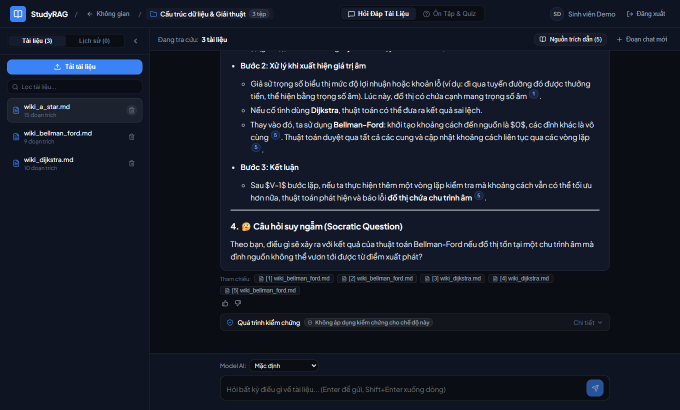
#> input picture assets/chat.png, 1360 x 820 px (shown at 1/2 size)
$ python -i ocr.py   (imports and definitions only)
#> lines starting #> are read from the running program, lines starting #| are printed output that depends on the picture; after the words box and inside, x2 and y2 are one past the last pixel; in counts of white or black regions, pixels touching at a corner belong together
#> further down, picture is the input picture: PIL image 1360x820 RGB; mean R, G, B 22.2, 27.5, 40.2
"""
app/ingestion/ocr.py

OCR fallback cho các trang PDF dạng scan / không có text layer, hoặc ảnh
upload trực tiếp.

Thiết kế:
- Dùng `pytesseract.image_to_data` (thay vì `image_to_string`) để lấy
  confidence theo từng token -> tính confidence trung bình cho cả trang.
  Caller (parsers.py) dùng giá trị này để quyết định có gắn cờ "cần review
  thủ công" hay không, thay vì âm thầm đẩy text rác vào index.
- Tiền xử lý ảnh bằng Pillow (grayscale + upscale nếu ảnh nhỏ). Nếu
  OpenCV có sẵn trong môi trường, dùng thêm adaptive threshold để tăng độ
  chính xác cho ảnh scan chất lượng thấp — nhưng đây là optional dependency,
  không bắt buộc phải cài để module chạy được.
- `lang="vie"` mặc định theo yêu cầu. Với tài liệu song ngữ (thuật ngữ
  tiếng Anh xen kẽ), có thể gọi `ocr_page_image(..., lang="vie+eng")` nếu
  đã cài traineddata tương ứng.
"""
from __future__ import annotations

import io
import logging
import re
from dataclasses import dataclass

from PIL import Image, ImageOps

logger = logging.getLogger(__name__)

try:
    import pytesseract
    _HAS_PYTESSERACT = True
except ImportError:  # pragma: no cover
    pytesseract = None
    _HAS_PYTESSERACT = False

try:
    import cv2  # type: ignore
    import numpy as np  # type: ignore

    _HAS_CV2 = True
except ImportError:  # OpenCV là optional — fallback về tiền xử lý bằng Pillow
    _HAS_CV2 = False


# Dưới ngưỡng này, kết quả OCR nên được coi là không đáng tin cậy. Caller
# (parsers.py) sẽ gắn cờ "cần review thủ công" thay vì đẩy thẳng vào index
# retrieval, vì text rác trong index còn tệ hơn là thiếu 1 trang.
OCR_MIN_CONFIDENCE = 40.0

# Nếu cạnh ngắn hơn mức này (px), tesseract thường nhận diện kém với font
# nhỏ -> upscale trước khi OCR để cải thiện độ chính xác.
_MIN_DIMENSION_PX = 1500


class OCRError(RuntimeError):
    """OCR không chạy được (thiếu binary, thiếu traineddata, ảnh hỏng, ...)."""


@dataclass
class OCRResult:
    text: str
    confidence: float          # 0-100, trung bình confidence các token nhận diện được
    word_count: int
    low_confidence: bool       # True nếu confidence < OCR_MIN_CONFIDENCE


def _preprocess(image: Image.Image) -> Image.Image:
    """Grayscale + upscale nếu ảnh nhỏ + (nếu có cv2) adaptive threshold."""
    image = ImageOps.exif_transpose(image)  # tránh ảnh bị xoay sai do metadata EXIF
    image = image.convert("L")  # grayscale — tesseract hoạt động tốt hơn trên ảnh xám
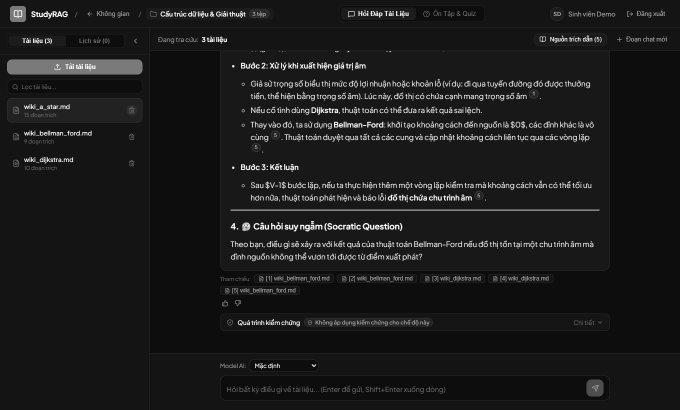
#> image: PIL image 1360x820 L (shown at 1/2 size); min 10, max 255, mean 27.4

    width, height = image.size
#> width = 1360; height = 820
    scale = max(1.0, _MIN_DIMENSION_PX / max(1, min(width, height)))
#> scale = 1.83
    if scale > 1.0:
        image = image.resize((int(width * scale), int(height * scale)), Image.LANCZOS)
#> image: PIL image 2487x1500 L

    if not _HAS_CV2:
        return image

    arr = np.array(image)
    arr = cv2.adaptiveThreshold(
        arr, 255, cv2.ADAPTIVE_THRESH_GAUSSIAN_C, cv2.THRESH_BINARY, 31, 11
    )
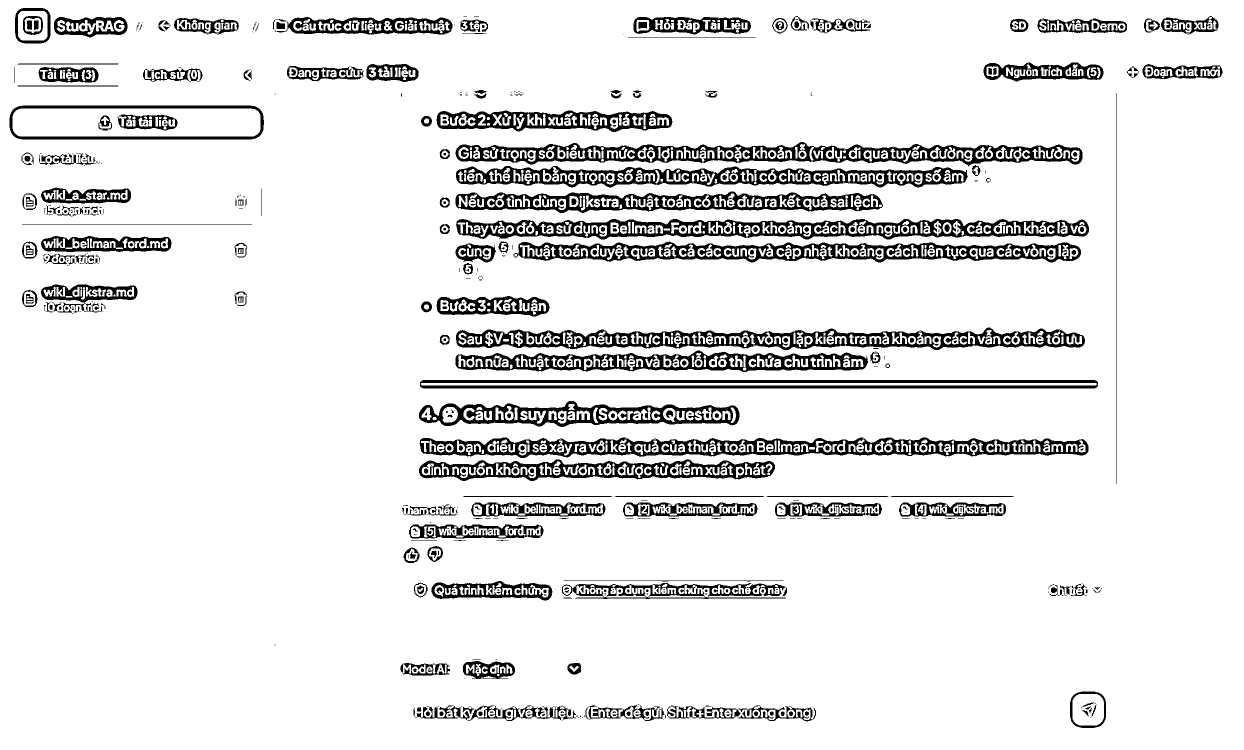
#> arr: shape (1500, 2487) (shown at 1/2 size); 90.4% white; 849 black regions (378 under 20 px), largest, box (x1, y1, x2, y2) and area: (839, 875, 2177, 916) 24758, (912, 655, 2170, 700) 23875, (912, 438, 2178, 479) 23510
    return Image.fromarray(arr)


# [84 lines left out: function ocr_page_image, not called in this run]

>>> from PIL import Image
>>> picture = Image.open('../../assets/chat.png')
>>> result = _preprocess(picture)

$ run again, on assets/citation.png
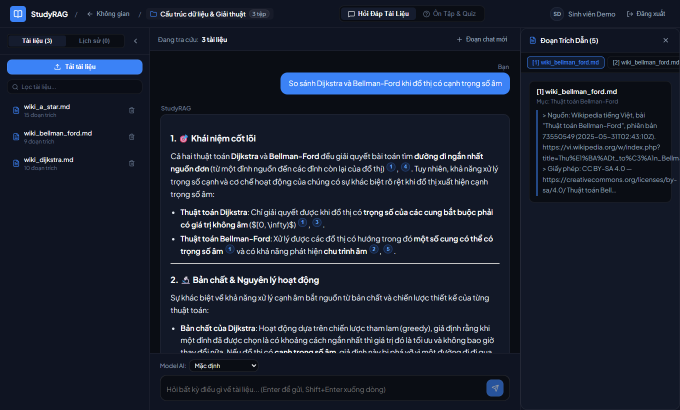
#> input picture assets/citation.png, 1360 x 820 px (shown at 1/2 size)
#> picture is the input picture: PIL image 1360x820 RGB; mean R, G, B 24.9, 31.7, 47.3
#> in _preprocess, `image = image.resize((int(width * scale), int(height * scale)), Image...`:
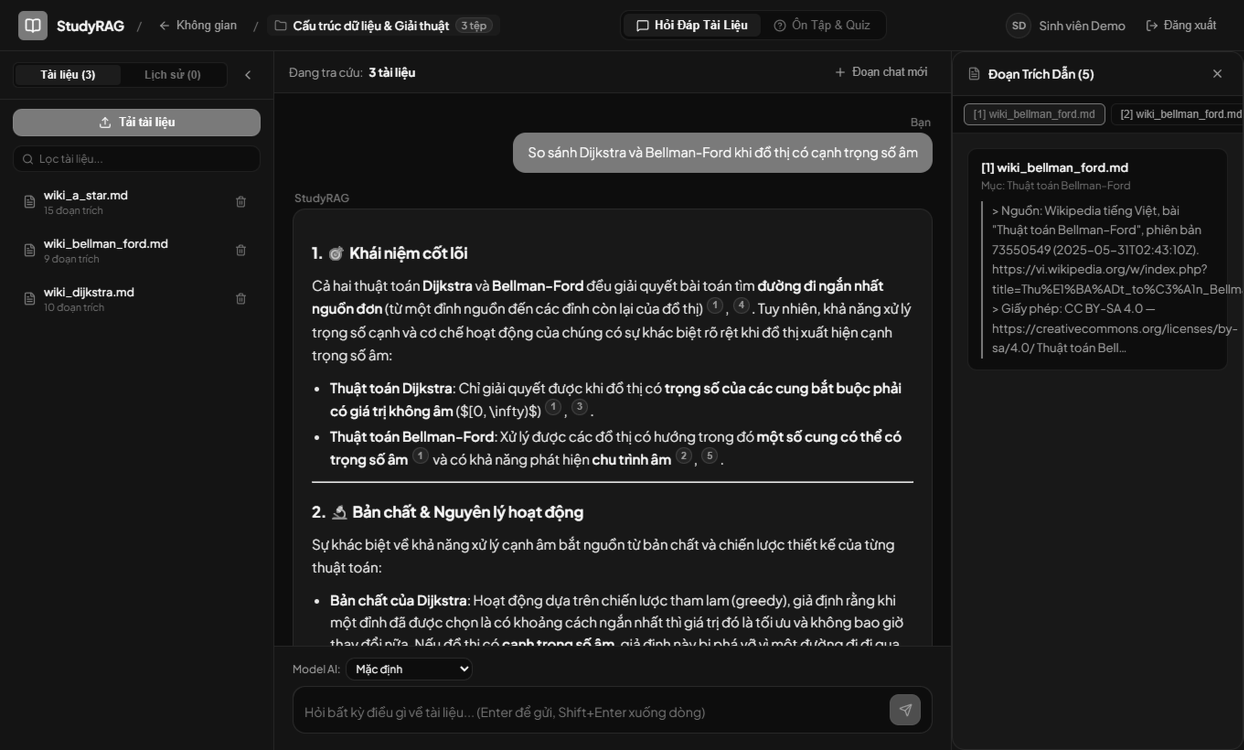
#> image: PIL image 2487x1500 L (shown at 1/2 size); min 0, max 255, mean 31.4
#> in _preprocess, `arr = cv2.adaptiveThreshold( arr, 255, cv2.ADAPTIVE_THRESH_GAUSSIAN_C,..`:
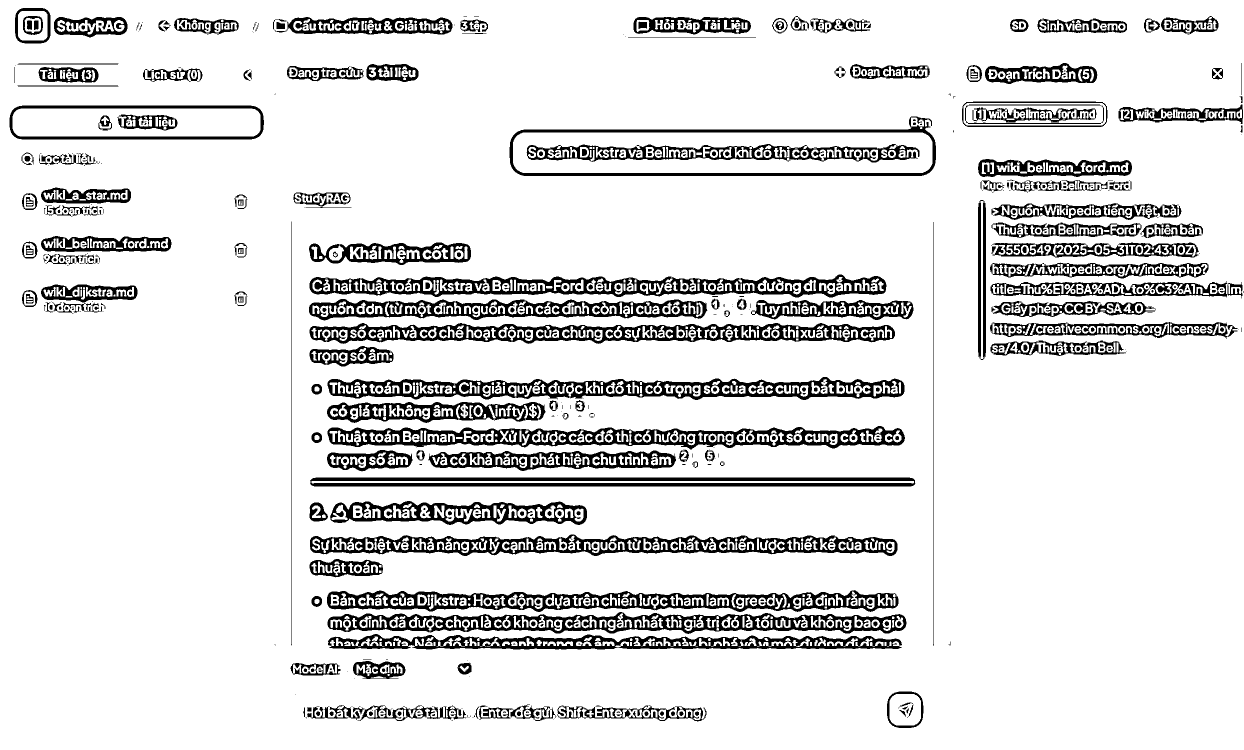
#> arr: shape (1500, 2487) (shown at 1/2 size); 87.9% white; 901 black regions (378 under 20 px), largest, box (x1, y1, x2, y2) and area: (655, 754, 1809, 800) 22826, (655, 852, 1810, 900) 22471, (620, 1069, 1795, 1112) 22447

$ run again, on assets/quiz.png
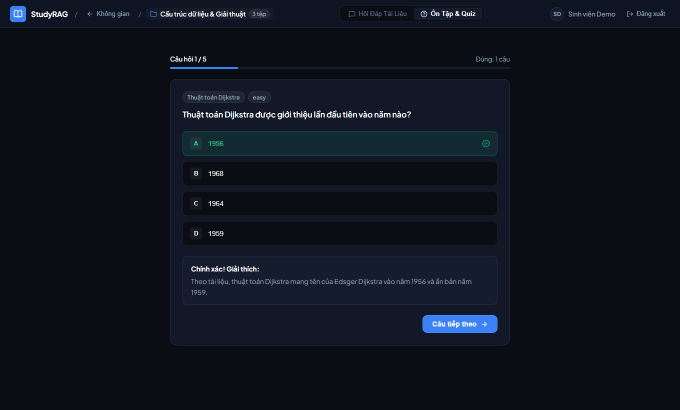
#> input picture assets/quiz.png, 1360 x 820 px (shown at 1/2 size)
#> picture is the input picture: PIL image 1360x820 RGB; mean R, G, B 14.6, 19.5, 29.4
#> in _preprocess, `image = image.resize((int(width * scale), int(height * scale)), Image...`:
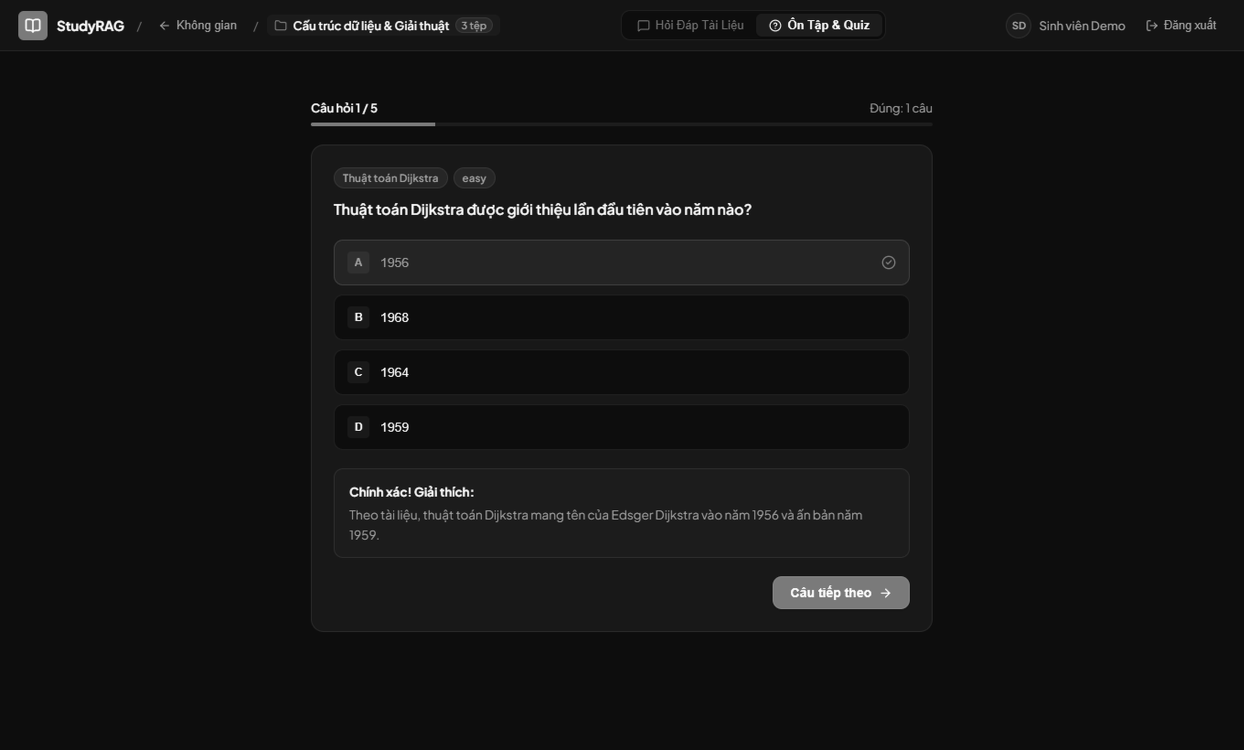
#> image: PIL image 2487x1500 L (shown at 1/2 size); min 0, max 255, mean 19.3
#> in _preprocess, `arr = cv2.adaptiveThreshold( arr, 255, cv2.ADAPTIVE_THRESH_GAUSSIAN_C,..`:
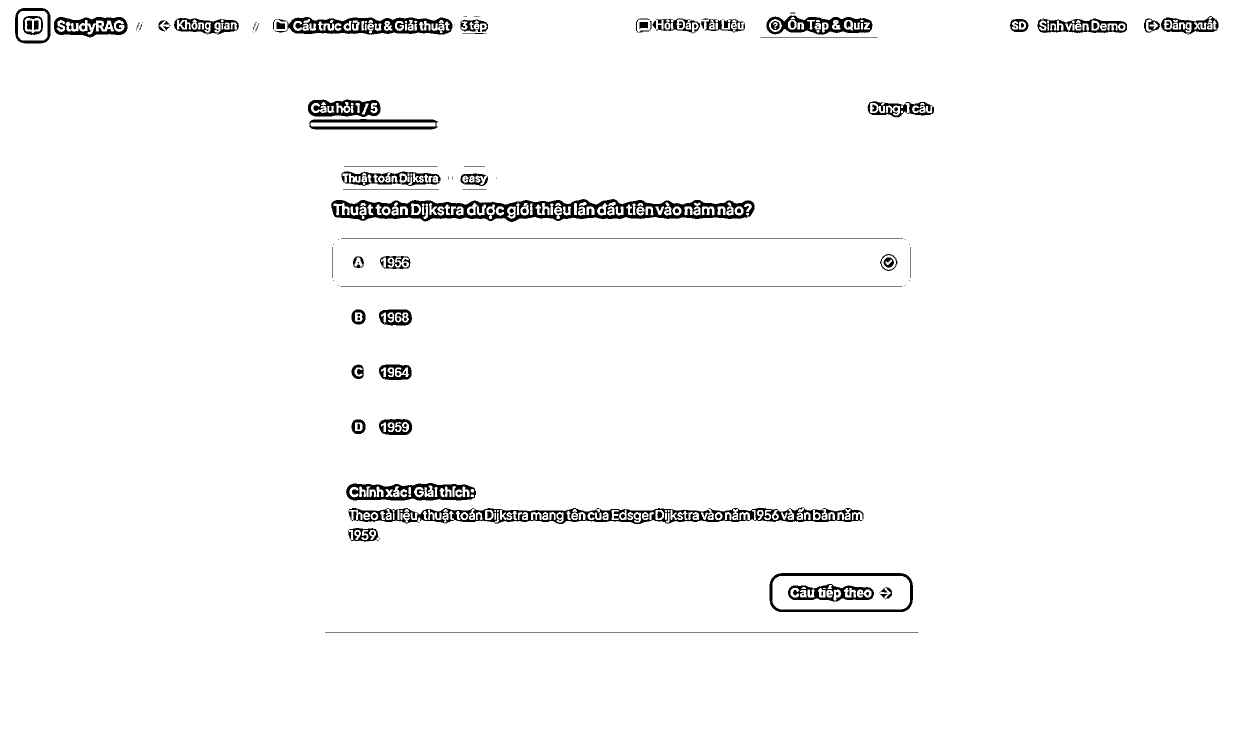
#> arr: shape (1500, 2487) (shown at 1/2 size); 97.5% white; 229 black regions (99 under 20 px), largest, box (x1, y1, x2, y2) and area: (662, 398, 1509, 444) 17377, (696, 1015, 1727, 1048) 13297, (550, 34, 905, 69) 6241

$ run again, on assets/refusal.png
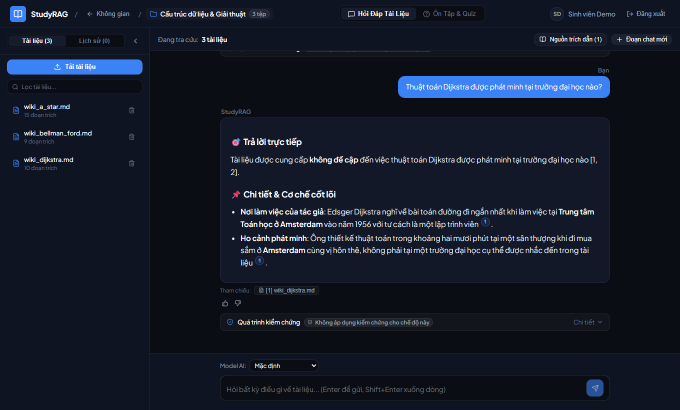
#> input picture assets/refusal.png, 1360 x 820 px (shown at 1/2 size)
#> picture is the input picture: PIL image 1360x820 RGB; mean R, G, B 20.5, 26.5, 40.4
#> in _preprocess, `image = image.convert("L")`:
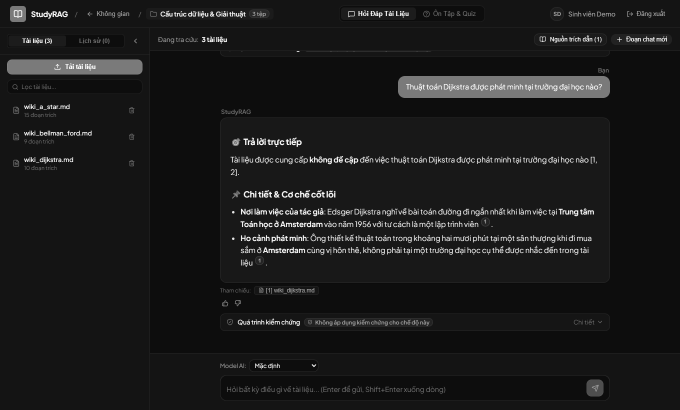
#> image: PIL image 1360x820 L (shown at 1/2 size); min 10, max 255, mean 26.3
#> in _preprocess, `arr = cv2.adaptiveThreshold( arr, 255, cv2.ADAPTIVE_THRESH_GAUSSIAN_C,..`:
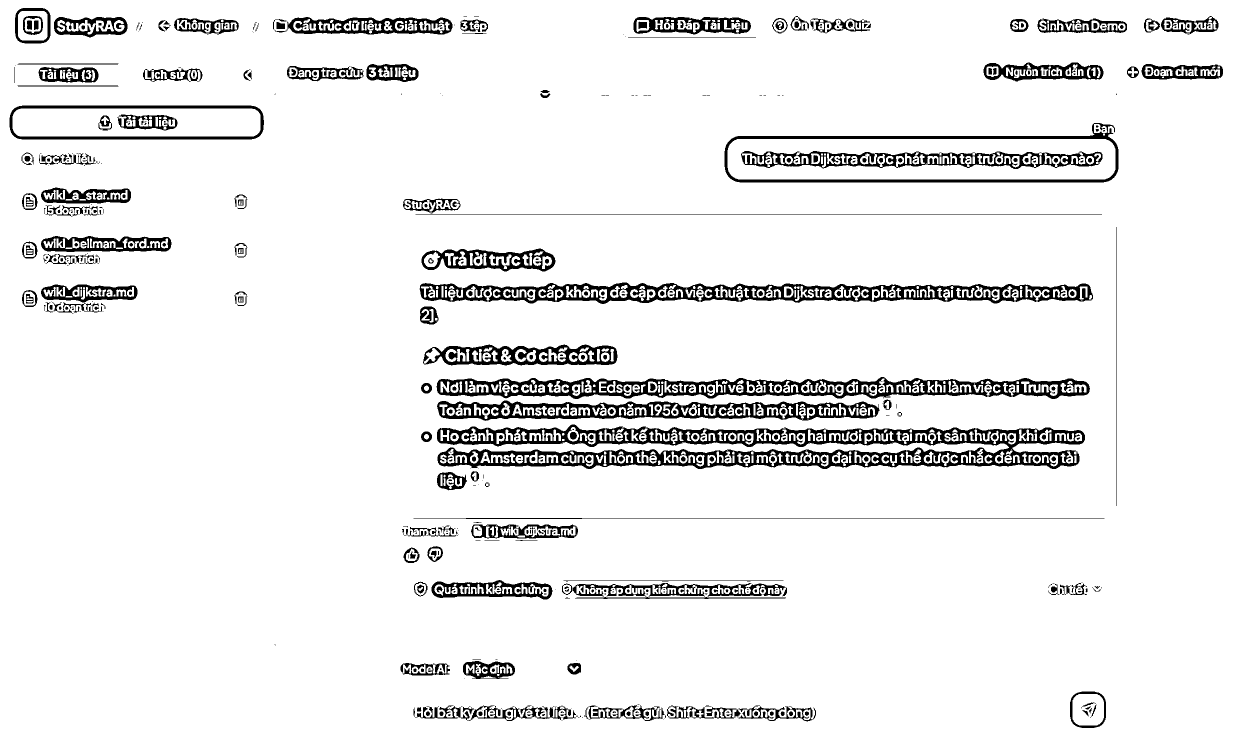
#> arr: shape (1500, 2487) (shown at 1/2 size); 92.8% white; 634 black regions (289 under 20 px), largest, box (x1, y1, x2, y2) and area: (874, 849, 2170, 938) 48546, (839, 565, 2186, 608) 25254, (873, 754, 2180, 798) 25239
